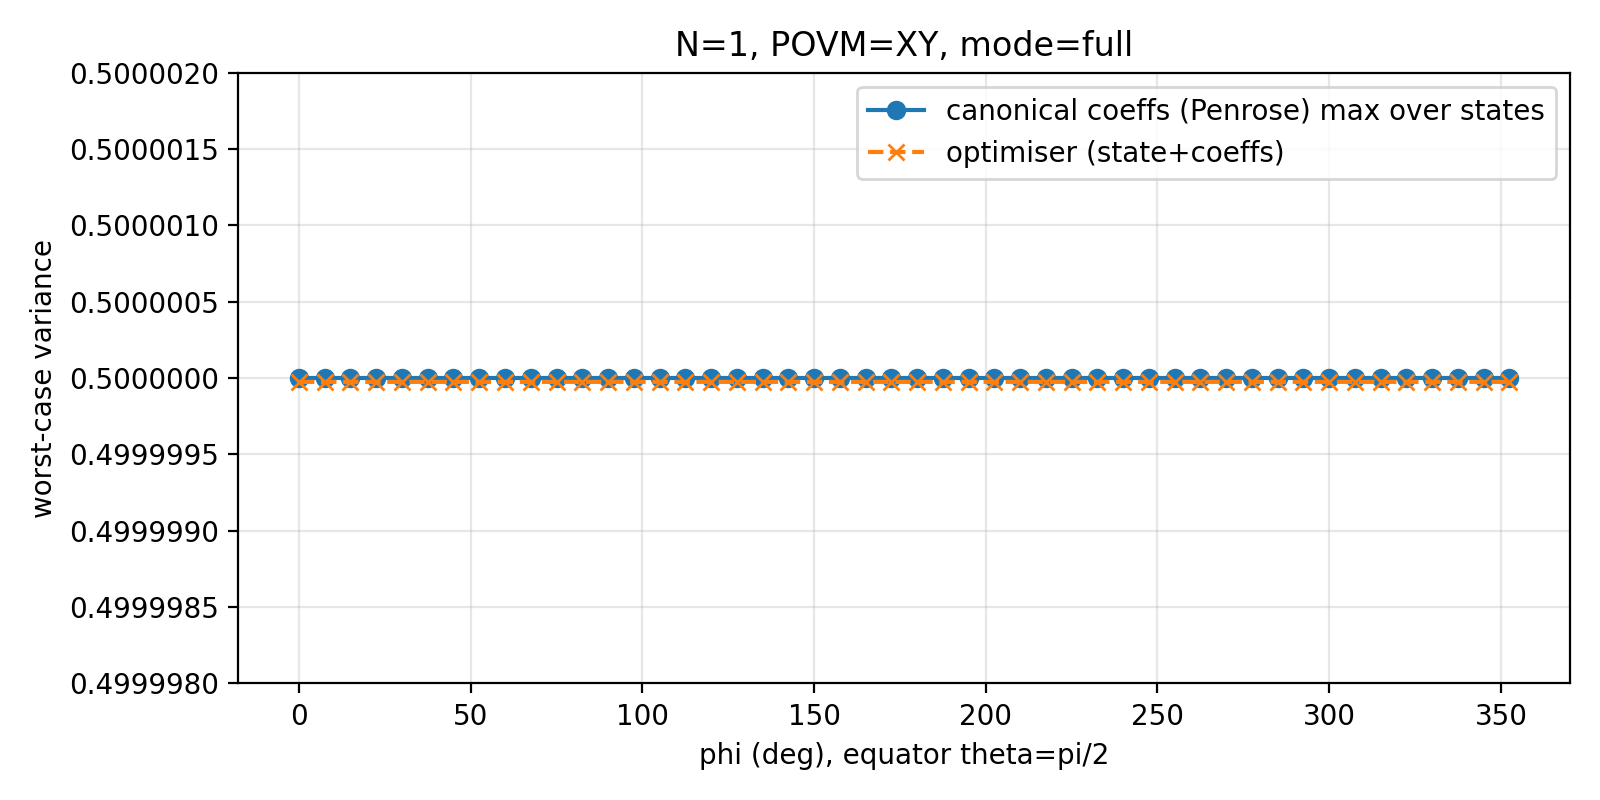

Recreate this plot in Python.
"""
Sweep equatorial observables (theta = pi/2, varying phi) and plot worst-case variance
for a Pauli-XY POVM. Shows optimiser (state+coeffs) and canonical coefficients baseline.
Works for single or multi-qubit (same equatorial projector tensorised).
"""

import os
import time
from typing import List

import jax
import jax.numpy as jnp
import numpy as np
import matplotlib.pyplot as plt
from matplotlib.ticker import FuncFormatter

import states_functions as sf
import povm_functions as pf
import opt_variance_coef as ocf

jax.config.update("jax_enable_x64", True)

# ---- Config (env overrides) ----
N = int(os.getenv("PHASE_N", 2))
STATE_MODE = os.getenv("STATE_CONSTRAINT", "full")
DENSITY_PHI = int(os.getenv("PHASE_DENSITY_PHI", 48))  # number of phi samples in [0, 2pi)

# state sampling (full mode)
SAMPLES_FULL_PURE = int(os.getenv("PHASE_SAMPLES_FULL_PURE", 800))
SAMPLES_FULL_MIX = int(os.getenv("PHASE_SAMPLES_FULL_MIX", 400))
# grids (product_pure mode)
DENSITY_STATE_TH = int(os.getenv("PHASE_STATE_TH", 64))
DENSITY_STATE_PH = int(os.getenv("PHASE_STATE_PH", 64))

# optimiser settings
OPT_STEPS = int(os.getenv("PHASE_OPT_STEPS", 2000))
OPT_LR = float(os.getenv("PHASE_OPT_LR", 5e-3))
OPT_RESTARTS = int(os.getenv("PHASE_OPT_RESTARTS", 4))
Y_PAD_FRAC = float(os.getenv("PHASE_Y_PAD_FRAC", 0.08))
N1_Y_HALFSPAN = float(os.getenv("PHASE_N1_Y_HALFSPAN", 2e-6))


def sample_states(bm) -> List[jnp.ndarray]:
    flat_states: List[jnp.ndarray] = []
    D = bm.shape[0]
    d = int(np.sqrt(D))

    if STATE_MODE.lower() == "product_pure":
        thetas = jnp.linspace(0, jnp.pi, DENSITY_STATE_TH)
        phis = jnp.linspace(0, 2 * jnp.pi, DENSITY_STATE_PH)
        for th in thetas:
            for ph in phis:
                rho1 = sf.qubit(th, ph)
                rhoN = pf.tensor_same(rho1, N)
                flat_states.append(sf.flatten_in_basis(rhoN, bm))
        return flat_states

    key = jax.random.PRNGKey(0)

    for _ in range(SAMPLES_FULL_PURE):
        key, sub = jax.random.split(key)
        psi = jax.random.normal(sub, (d,)) + 1j * jax.random.normal(sub, (d,))
        psi = psi / jnp.linalg.norm(psi)
        rho = jnp.outer(psi, jnp.conj(psi))
        flat_states.append(sf.flatten_in_basis(rho, bm))

    for _ in range(SAMPLES_FULL_MIX):
        key, sub = jax.random.split(key)
        G = jax.random.normal(sub, (d, d)) + 1j * jax.random.normal(sub, (d, d))
        rho = G @ jnp.conj(G.T)
        rho = rho / jnp.trace(rho)
        flat_states.append(sf.flatten_in_basis(rho, bm))

    rho_mm = jnp.eye(d, dtype=jnp.complex128) / d
    flat_states.append(sf.flatten_in_basis(rho_mm, bm))
    return flat_states


def _max_variance_with_restarts(loss, D, key, warm_start=None):
    """Maximise variance by minimising the corresponding negative-variance loss."""
    loss = jax.jit(loss)

    seeds = []
    if warm_start is not None:
        seeds.append(warm_start)
    while len(seeds) < max(1, OPT_RESTARTS):
        key, sub = jax.random.split(key)
        seeds.append(jax.random.normal(sub, (D,), dtype=jnp.float64))

    best_x = None
    best_val = None
    for x0 in seeds:
        xs, val = ocf._adam_minimize(loss, x0, steps=OPT_STEPS, lr=OPT_LR)
        if best_val is None or float(val) < float(best_val):
            best_val = val
            best_x = xs
    return float(-best_val), best_x, key


def canonical_worst(pcm, bm, obs, key, warm_start=None):
    flat_obs = sf.flatten_in_basis(obs, bm)
    can_em = jnp.linalg.pinv(pcm)
    coefs = can_em.T @ jnp.conj(flat_obs)
    D = bm.shape[0]
    loss = lambda x: jnp.real(ocf.variance_coef_freevars(x, pcm, bm, coefs))
    return _max_variance_with_restarts(loss, D, key, warm_start=warm_start)


def optimiser_worst(pcm, bm, obs, key, warm_start=None):
    d = len(obs)
    D = d ** 2
    flat_obs = sf.flatten_in_basis(obs, bm)
    loss = lambda x: ocf.var_state_optimisation(x, pcm, bm, flat_obs)
    return _max_variance_with_restarts(loss, D, key, warm_start=warm_start)


def main():
    sf.STATE_CONSTRAINT = STATE_MODE
    povm = pf.pauli_povm_single("X", "Y")
    povm_N = pf.tensor_same(povm, N)
    pcm, bm = pf.povm_coef_matrix(povm_N)

    phis = jnp.linspace(0, 2 * jnp.pi, DENSITY_PHI, endpoint=False)
    can_vals = []
    opt_vals = []
    key_can = jax.random.PRNGKey(0)
    key_opt = jax.random.PRNGKey(1)
    x_can = None
    x_opt = None

    t0 = time.time()
    for ph in phis:
        obs1 = sf.qubit(jnp.pi / 2, ph)
        obs = pf.tensor_same(obs1, N)
        can_v, x_can, key_can = canonical_worst(pcm, bm, obs, key_can, warm_start=x_can)
        opt_v, x_opt, key_opt = optimiser_worst(pcm, bm, obs, key_opt, warm_start=x_opt)
        can_vals.append(can_v)
        opt_vals.append(opt_v)
        print(f"phi={float(ph):.3f}: canonical={can_vals[-1]:.6f}, optimiser={opt_vals[-1]:.6f}")
    print(f"done in {time.time()-t0:.2f}s")

    ph_deg = np.array(phis) * 180 / np.pi
    can_np = np.array(can_vals)
    opt_np = np.array(opt_vals)

    fig, ax = plt.subplots(1, 1, figsize=(8, 4))
    ax.plot(ph_deg, can_np, marker="o", label="canonical coeffs (Penrose) max over states")
    ax.plot(ph_deg, opt_np, marker="x", linestyle="--", label="optimiser (state+coeffs)")
    ax.set_xlabel("phi (deg), equator theta=pi/2")
    ax.set_ylabel("worst-case variance")
    ax.set_title(f"N={N}, POVM=XY, mode={STATE_MODE}")
    all_vals = np.concatenate([can_np, opt_np])
    if N == 1:
        # N=1 XY equator is symmetry-flat around 0.5; show a fixed, readable band.
        ax.set_ylim(0.5 - N1_Y_HALFSPAN, 0.5 + N1_Y_HALFSPAN)
    else:
        y_min = float(np.min(all_vals))
        y_max = float(np.max(all_vals))
        y_span = max(y_max - y_min, 1e-12)
        pad = Y_PAD_FRAC * y_span
        ax.set_ylim(y_min - pad, y_max + pad)
    ax.yaxis.set_major_formatter(FuncFormatter(lambda y, _: f"{y:.7f}"))
    ax.yaxis.offsetText.set_visible(False)
    ax.grid(True, alpha=0.3)
    ax.legend()
    plt.tight_layout()
    plt.savefig("phase_equator_variance.png", dpi=200)
    plt.show()


if __name__ == "__main__":
    main()
